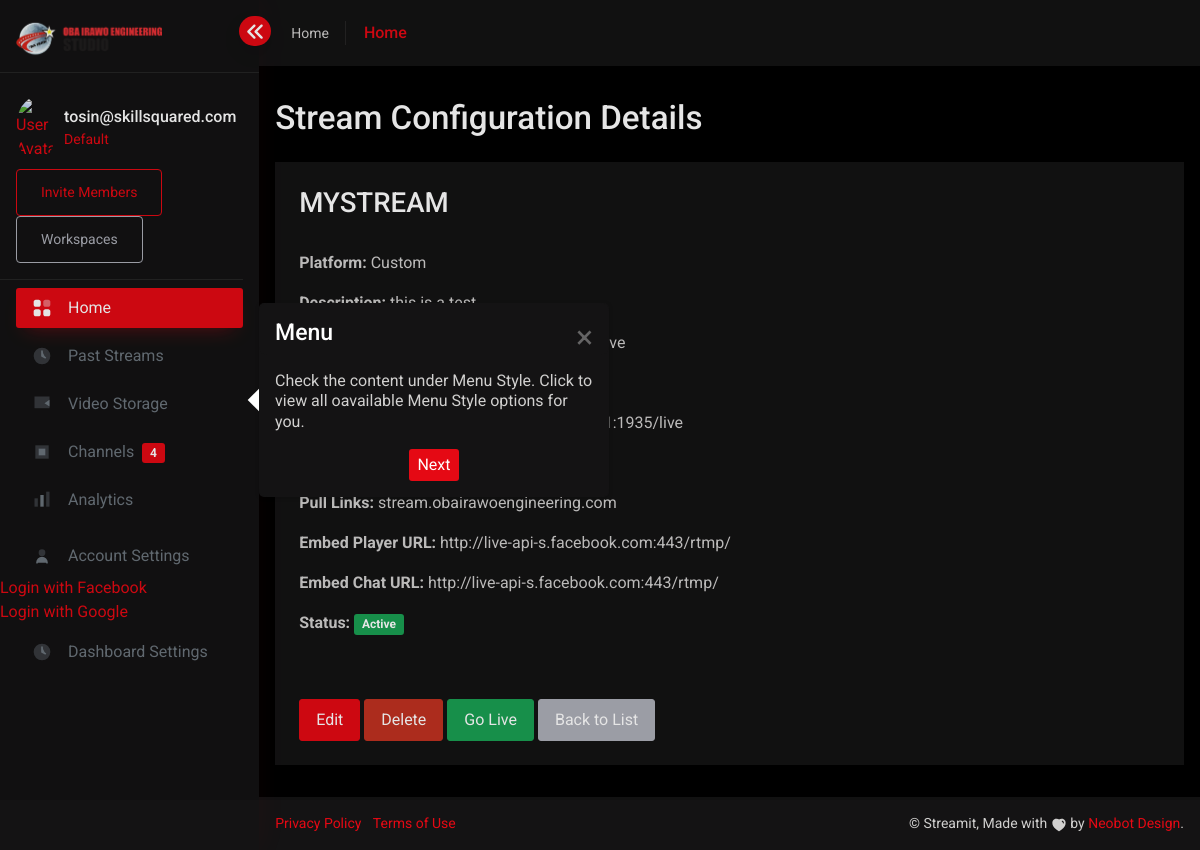
Page /streaming/configuration/2/ (signed in) on the committed database.
### users/models.py (models this page shows, shortened)
class CustomUser(AbstractUser):
    email = models.EmailField(unique=True)
    subscription_plan = models.CharField(
        max_length=50,
        choices=[("free", "Free"), ("basic", "Basic"), ("pro", "Pro")],
        default="free",
    )
    USERNAME_FIELD = "email"
    REQUIRED_FIELDS = ["username"]

### streaming/models.py (models this page shows, shortened)
class StreamingConfiguration(models.Model):
    user = models.ForeignKey(
        settings.AUTH_USER_MODEL,
        on_delete=models.CASCADE,
        related_name='streaming_configurations'
    )
    stream_title = models.CharField(max_length=255)
    description = models.TextField(blank=True, null=True)
    platform = models.CharField(max_length=50, choices=PLATFORM_CHOICES, default='custom')
    rtmp_url = models.CharField(
        max_length=500,
        help_text="Primary RTMP endpoint",
        validators=[rtmp_url_validator]
    )
    stream_key = models.CharField(
        max_length=255,
        help_text="Unique stream key",
        default=generate_stream_key
    )
    backup_rtmp_url = models.CharField(
        max_length=500,
        blank=True,
        null=True,
        help_text="Backup RTMP endpoint",
        validators=[rtmp_url_validator]
    )
    backup_stream_key = models.CharField(
        max_length=255,
        blank=True,
        null=True,
        help_text="Backup stream key"
    )
    pull_links = models.TextField(
        blank=True,
        null=True,
        help_text="Comma-separated or multi-line list of pull links"
    )
    embed_player_url = models.CharField(
        max_length=500,
        blank=True,
        null=True,
        help_text="URL to embed the web player",
        validators=[rtmp_url_validator]
    )
    embed_chat_url = models.CharField(
        max_length=500,
        blank=True,
        null=True,
        help_text="URL to embed multi-platform chat",
        validators=[rtmp_url_validator]
    )
    resolution = models.CharField(max_length=50, default='1080p')
    bitrate = models.CharField(max_length=50, default='4500kbps')
    is_active = models.BooleanField(
        default=False,
        help_text="Is this configuration active?"
    )
    created_at = models.DateTimeField(auto_now_add=True)
    updated_at = models.DateTimeField(auto_now=True)

### streaming/views/streaming_views.py (the view)
# urls.py: path("configuration/<int:pk>/", StreamingConfigurationDetailView.as_view(), name="config_detail"),
class StreamingConfigurationDetailView(LoginRequiredMixin, DetailView):
    model = StreamingConfiguration
    template_name = "streaming/detail_config.html"
    context_object_name = "configuration"
    def get_queryset(self):
        return StreamingConfiguration.objects.filter(user=self.request.user)

### templates/streaming/detail_config.html
{% extends "base.html" %}
{% load static %}
{% block content %}
<div class="container my-5">
  <h2 class="mb-4">Stream Configuration Details</h2>
  <div class="card">
    <div class="card-header">
      <h3>{{ configuration.stream_title }}</h3>
    </div>
    <div class="card-body">
      <p><strong>Platform:</strong> {{ configuration.get_platform_display }}</p>
      <p><strong>Description:</strong> {{ configuration.description }}</p>
      <p><strong>RTMP URL:</strong> {{ configuration.rtmp_url }}</p>
      <p><strong>Stream Key:</strong> {{ configuration.stream_key }}</p>
      <p><strong>Backup RTMP URL:</strong> {{ configuration.backup_rtmp_url }}</p>
      <p><strong>Backup Stream Key:</strong> {{ configuration.backup_stream_key }}</p>
      <p><strong>Pull Links:</strong> {{ configuration.pull_links }}</p>
      <p><strong>Embed Player URL:</strong> {{ configuration.embed_player_url }}</p>
      <p><strong>Embed Chat URL:</strong> {{ configuration.embed_chat_url }}</p>
      <p><strong>Status:</strong>
        {% if configuration.is_active %}
          <span class="badge bg-success">Active</span>
        {% else %}
          <span class="badge bg-secondary">Draft</span>
        {% endif %}
      </p>
    </div>
    <div class="card-footer">
      <a href="{% url 'streaming:config_update' configuration.id %}" class="btn btn-primary">Edit</a>
      <a href="{% url 'streaming:config_delete' configuration.id %}" class="btn btn-danger">Delete</a>
      <a href="{% url 'streaming:go_live' config_id=configuration.id %}" class="btn btn-success">Go Live</a>
      <a href="{% url 'streaming:config_list' %}" class="btn btn-secondary">Back to List</a>
    </div>
  </div>
</div>
{% endblock %}

### templates/sidebar.html (shortened to what this page needs)
{% load static %}
<aside class="sidebar sidebar-base sidebar-white sidebar-default navs-rounded-all" id="first-tour"
       data-toggle="main-sidebar" data-sidebar="responsive">
    <div class="sidebar-header d-flex align-items-center justify-content-start">
        <a href="{% url 'dashboard:index' %}" class="navbar-brand">
            <img class="logo-full" src="{% static 'images/logo-full.png' %}" alt="Logo Full">
        </a>
        <div class="sidebar-toggle" data-toggle="sidebar" data-active="true">
            <i class="chevron-left">
            </i>
        </div>
    </div>
    <div class="sidebar-body pt-0 data-scrollbar">
        <div class="sidebar-user-info p-3 border-bottom">
            <div class="d-flex align-items-center">
                <img src="{% static 'images/avatar.png' %}" alt="User Avatar"
                     class="avatar rounded-circle me-2" width="40">
                <div>
                    <h6 class="mb-0">{{ request.user.email }}</h6>
                    <small>Default</small>
                </div>
            </div>
            <div class="mt-2">
                <a href="#" class="btn btn-sm btn-outline-primary me-1">Invite Members</a>
                <a href="#" class="btn btn-sm btn-outline-secondary">Workspaces</a>
            </div>
        </div>
        <div class="sidebar-list">
            <ul class="navbar-nav iq-main-menu" id="sidebar-menu">
                <li class="nav-item">
                    <a class="nav-link active" href="{% url 'dashboard:index' %}">
                        <i class="icon" data-bs-toggle="tooltip" data-bs-placement="right"
                           data-bs-original-title="Home">
                        </i>
                        <span class="item-name">Home</span>
                    </a>
                </li>
                <li class="nav-item">
                    <a class="nav-link" href="{% url 'dashboard:past_streams' %}">
                        <i class="icon" data-bs-toggle="tooltip" data-bs-placement="right"
                           data-bs-original-title="Past Streams">
                            <svg width="20" viewBox="0 0 24 24" fill="currentColor">
                                <circle cx="12" cy="12" r="10" opacity="0.4"/>
                                <path d="M12 6v6l4 2" stroke="currentColor" stroke-width="2"
                                      stroke-linecap="round" stroke-linejoin="round"/>
                            </svg>
                        </i>
                        <span class="item-name">Past Streams</span>
                    </a>
                </li>
                <li class="nav-item">
                    <a class="nav-link" href="{% url 'dashboard:video_storage' %}">
                        <i class="icon" data-bs-toggle="tooltip" data-bs-placement="right"
                           data-bs-original-title="Video Storage">
                            <svg width="20" viewBox="0 0 24 24" fill="currentColor">
                                <rect x="3" y="3" width="18" height="14" opacity="0.4"/>
                                <path d="M21 7l-6 4 6 4V7z" fill="currentColor"/>
                            </svg>
                        </i>
                        <span class="item-name">Video Storage</span>
                    </a>
                </li>
                <li class="nav-item">
                    <a class="nav-link" href="{% url 'streaming:manage_channels' %}">
                        <i class="icon" data-bs-toggle="tooltip" data-bs-placement="right"
                           data-bs-original-title="Channels">
                            <svg width="20" viewBox="0 0 24 24" fill="currentColor">
                                <path d="M4 4h16v16H4z" opacity="0.4"/>
                                <path d="M8 8h8v8H8z" fill="currentColor"/>
                            </svg>
                        </i>
                        <span class="item-name">
                            Channels
                            <span class="badge bg-primary ms-1">4</span>
                        </span>
                    </a>
                </li>
                <li class="nav-item">
                    <a class="nav-link" href="{% url 'dashboard:analytics' %}">
                        <i class="icon" data-bs-toggle="tooltip" data-bs-placement="right"
                           data-bs-original-title="Analytics">
                            <svg width="20" viewBox="0 0 24 24" fill="currentColor">
                                <rect x="3" y="10" width="4" height="10" opacity="0.4"/>
                                <rect x="10" y="6" width="4" height="14"/>
                                <rect x="17" y="2" width="4" height="18" opacity="0.4"/>
                            </svg>
                        </i>
                        <span class="item-name">Analytics</span>
                    </a>
                </li>
                <li class="nav-item mt-3">
                    <a class="nav-link" href="{% url 'account_settings' %}">
                        <i class="icon" data-bs-toggle="tooltip" data-bs-placement="right"
                           data-bs-original-title="Account Settings">
                            <svg width="20" viewBox="0 0 24 24" fill="currentColor">
                                <circle cx="12" cy="8" r="4" opacity="0.4"/>
                                <path d="M6 20c0-3.3137 2.6863-6 6-6s6 2.6863 6
                                         6" stroke="currentColor" stroke-width="2"
                                      stroke-linecap="round"/>
                            </svg>
                        </i>
                        <span class="item-name">Account Settings</span>
                    </a>
                </li>
                <li>
                    <a href="{% url 'social:begin' 'facebook' %}">Login with Facebook</a>
                </li>
                <li>
                    <a href="{% url 'social:begin' 'google-oauth2' %}">Login with Google</a>
                </li>
                <li class="nav-item">
                    <a class="nav-link" href="{% url 'dashboard:settings' %}">
                        <i class="icon" data-bs-toggle="tooltip" data-bs-placement="right"
                           data-bs-original-title="Dashboard Settings">
                            <svg width="20" viewBox="0 0 24 24" fill="currentColor">
                                <path d="M12 2a10 10 0 100 20 10 10 0 000-20z" opacity="0.4"/>
                                <path d="M12 6v6l4 2" stroke="currentColor" stroke-width="2"
                                      stroke-linecap="round" stroke-linejoin="round"/>
                            </svg>
                        </i>
                        <span class="item-name">Dashboard Settings</span>
                    </a>
                </li>
            </ul>
        </div>
    </div>
</aside>

### rows in the picture
CustomUser: user.email "tosin@skillsquared.com"
StreamingConfiguration: stream_title "MYSTREAM", platform "Custom", pull_links "stream.obairawoengineering.com", embed_player_url "http://live-api-s.facebook.com:443/rtmp/", embed_chat_url "http://live-api-s.facebook.com:443/rtmp/"
